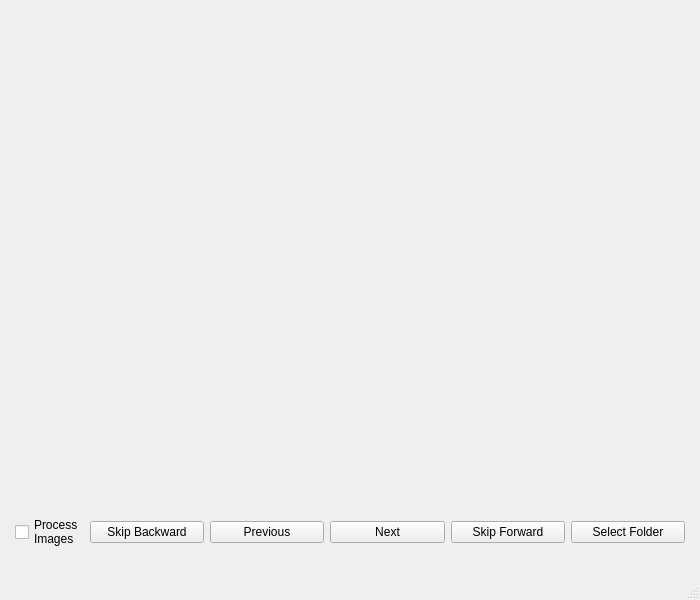
<?xml version="1.0" encoding="UTF-8"?>
<ui version="4.0">
 <class>MainWindow</class>
 <widget class="QMainWindow" name="MainWindow">
  <property name="geometry">
   <rect>
    <x>0</x>
    <y>0</y>
    <width>700</width>
    <height>600</height>
   </rect>
  </property>
  <property name="windowTitle">
   <string>Image Processor</string>
  </property>
  <widget class="QWidget" name="centralwidget">
   <layout class="QVBoxLayout" name="verticalLayout" stretch="10,1,0">
    <item>
     <widget class="QLabel" name="label">
      <property name="alignment">
       <set>Qt::AlignCenter</set>
      </property>
     </widget>
    </item>
    <item>
     <layout class="QHBoxLayout" name="horizontalLayout" stretch="0,1,1,1,1,1">
      <property name="leftMargin">
       <number>6</number>
      </property>
      <property name="rightMargin">
       <number>6</number>
      </property>
      <item>
       <widget class="QCheckBox" name="process_box">
        <property name="text">
         <string>Process
Images</string>
        </property>
       </widget>
      </item>
      <item>
       <widget class="QPushButton" name="skip_backward_button">
        <property name="text">
         <string>Skip Backward</string>
        </property>
       </widget>
      </item>
      <item>
       <widget class="QPushButton" name="prev_button">
        <property name="text">
         <string>Previous</string>
        </property>
       </widget>
      </item>
      <item>
       <widget class="QPushButton" name="next_button">
        <property name="text">
         <string>Next</string>
        </property>
       </widget>
      </item>
      <item>
       <widget class="QPushButton" name="skip_forward_button">
        <property name="text">
         <string>Skip Forward</string>
        </property>
       </widget>
      </item>
      <item>
       <widget class="QPushButton" name="select_button">
        <property name="text">
         <string>Select Folder</string>
        </property>
       </widget>
      </item>
     </layout>
    </item>
    <item>
     <widget class="QLabel" name="dir_label">
      <property name="alignment">
       <set>Qt::AlignCenter</set>
      </property>
      <property name="textInteractionFlags">
       <set>Qt::LinksAccessibleByMouse|Qt::TextSelectableByKeyboard|Qt::TextSelectableByMouse</set>
      </property>
     </widget>
    </item>
   </layout>
  </widget>
  <widget class="QMenuBar" name="menubar">
   <property name="geometry">
    <rect>
     <x>0</x>
     <y>0</y>
     <width>700</width>
     <height>26</height>
    </rect>
   </property>
  </widget>
  <widget class="QStatusBar" name="statusbar"/>
 </widget>
 <resources/>
 <connections/>
</ui>
